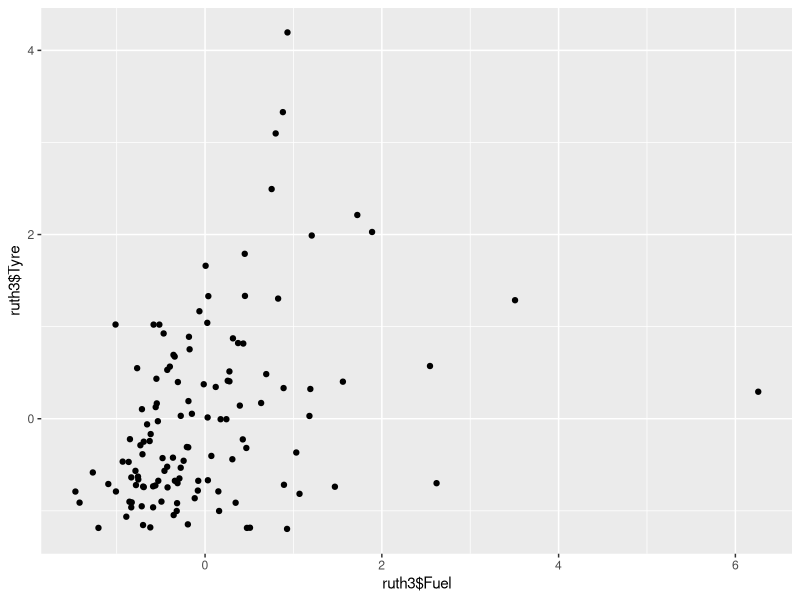
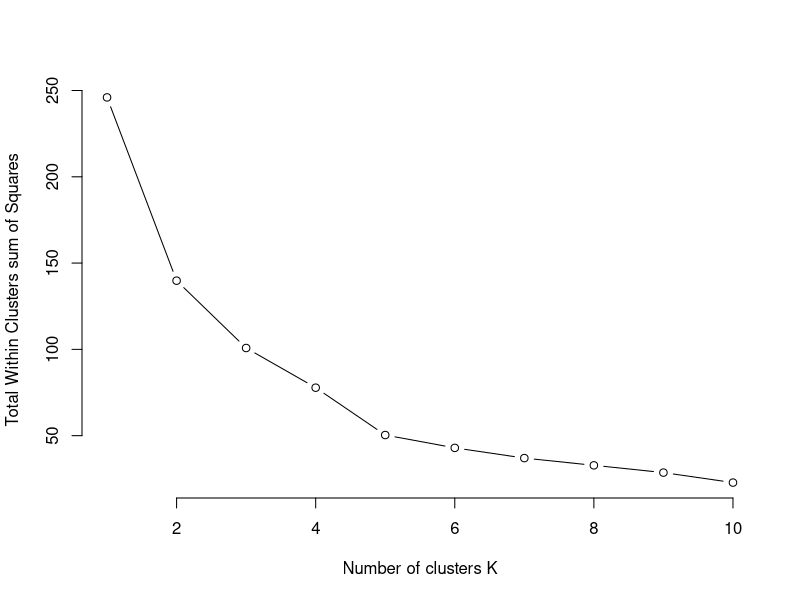
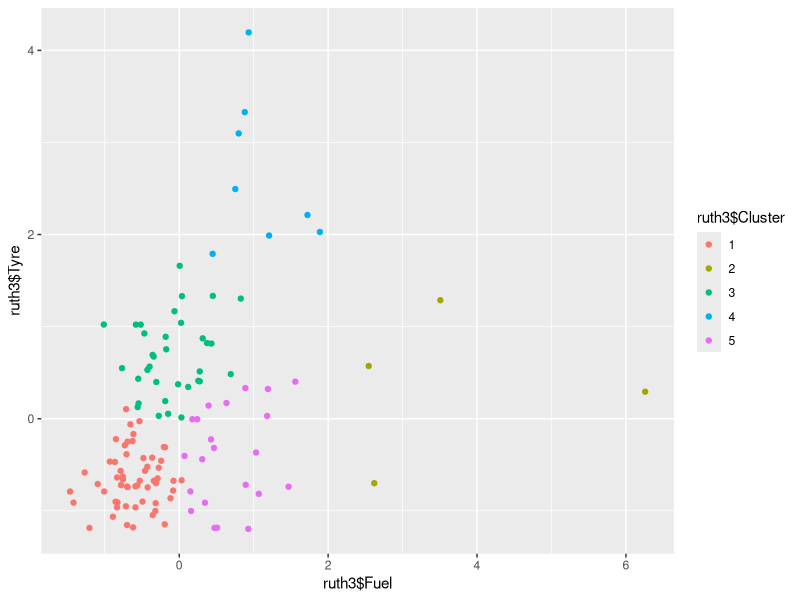
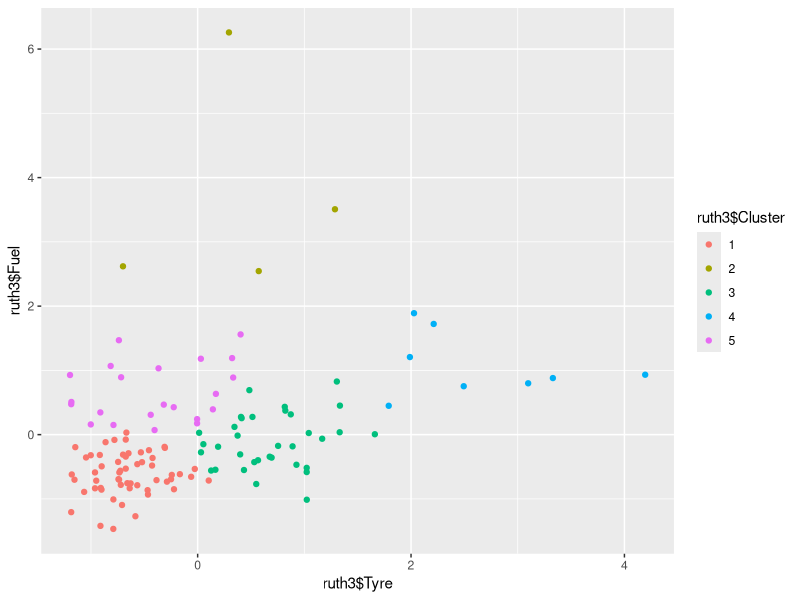

These charts were generated, in order, by the following R code:
## ---- chunk 1
# install.packages("tidyverse")

library(tidyverse)
## ---- chunk 2
ruth <- read.csv("Data.csv")

head(ruth)

## ---- chunk 3
names(ruth) <- c("Reg","Fuel","Tyre")
#Create DataFrame with only 2 numeric columns

ruth2 <-(ruth[ , c("Fuel","Tyre")])

#scale the data to make a more sensible output, not skewed by one variable

ruth2 <-scale(ruth2)  

#make this scaled matrix into a dataframe again

ruth3 <- as.data.frame(ruth2)

head(ruth3)

## ---- chunk 4
qplot(x = ruth3$Fuel, y = ruth3$Tyre,)
## ---- chunk 5
kclustermax <- 10
wss <- sapply(1:kclustermax, function(k){kmeans(ruth3[c("Fuel","Tyre")],k)$tot.withinss})

plot(1:kclustermax,wss, type="b", pch = 21, frame = FALSE, xlab="Number of clusters K", ylab = "Total Within Clusters sum of Squares")
## ---- chunk 6
# From The above we can assume our dataset has 5 clusers

kclusters <- 5

kmeansresult <- kmeans(ruth3[c("Fuel","Tyre")], centers = kclusters)

#increase number of colu mns in c notation for increased variables

ruth3$Cluster <- kmeansresult$cluster

ruth3$Cluster <- as.factor(ruth3$Cluster)

head(ruth3)

ggplot(ruth3, aes(x = ruth3$Fuel, y = ruth3$Tyre)) + geom_point(aes(colour = ruth3$Cluster))

qplot(x = ruth3$Tyre, y = ruth3$Fuel, color = ruth3$Cluster)

## ---- chunk 7
print(kmeansresult)
